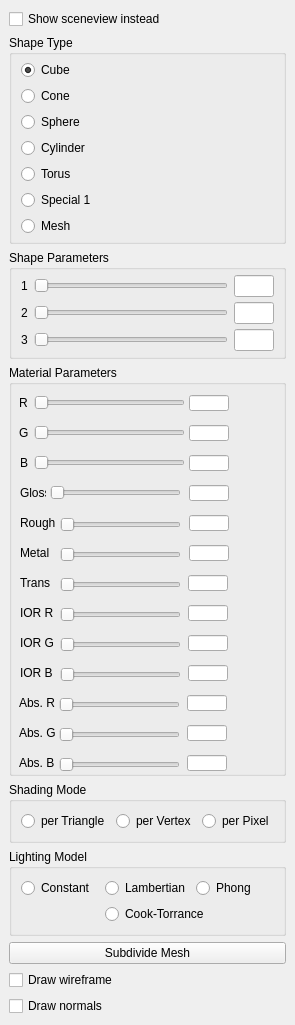
  <widget class="QDockWidget" name="shapesDock">
   <property name="windowTitle">
    <string>Shapes/Scene&amp;view</string>
   </property>
   <attribute name="dockWidgetArea">
    <number>1</number>
   </attribute>
   <widget class="QWidget" name="shapesDockContents">
    <layout class="QVBoxLayout" name="verticalLayout_2">
     <item>
      <widget class="QCheckBox" name="showSceneviewInstead">
       <property name="text">
        <string>Show sceneview instead</string>
       </property>
      </widget>
     </item>
     <item>
      <widget class="QGroupBox" name="shapeType">
       <property name="title">
        <string>Shape Type</string>
       </property>
       <layout class="QVBoxLayout" name="verticalLayout_8">
        <property name="topMargin">
         <number>5</number>
        </property>
        <property name="bottomMargin">
         <number>5</number>
        </property>
        <item>
         <widget class="QRadioButton" name="shapeTypeCube">
          <property name="text">
           <string>Cube</string>
          </property>
          <property name="checked">
           <bool>true</bool>
          </property>
         </widget>
        </item>
        <item>
         <widget class="QRadioButton" name="shapeTypeCone">
          <property name="text">
           <string>Cone</string>
          </property>
         </widget>
        </item>
        <item>
         <widget class="QRadioButton" name="shapeTypeSphere">
          <property name="text">
           <string>Sphere</string>
          </property>
         </widget>
        </item>
        <item>
         <widget class="QRadioButton" name="shapeTypeCylinder">
          <property name="text">
           <string>Cylinder</string>
          </property>
         </widget>
        </item>
        <item>
         <widget class="QRadioButton" name="shapeTypeTorus">
          <property name="text">
           <string>Torus</string>
          </property>
         </widget>
        </item>
        <item>
         <widget class="QRadioButton" name="shapeTypeSpecial1">
          <property name="text">
           <string>Special 1</string>
          </property>
         </widget>
        </item>
        <item>
         <widget class="QRadioButton" name="shapeTypeSpecial2">
          <property name="text">
           <string>Mesh</string>
          </property>
         </widget>
        </item>
       </layout>
      </widget>
     </item>
     <item>
      <widget class="QGroupBox" name="shapeParameters">
       <property name="title">
        <string>Shape Parameters</string>
       </property>
       <layout class="QGridLayout" name="verticalLayout_12">
        <property name="topMargin">
         <number>5</number>
        </property>
        <property name="bottomMargin">
         <number>5</number>
        </property>
        <property name="verticalSpacing">
         <number>5</number>
        </property>
        <item row="0" column="0">
         <widget class="QLabel" name="shapeParameterLabel1">
          <property name="text">
           <string>1</string>
          </property>
         </widget>
        </item>
        <item row="2" column="0">
         <widget class="QLabel" name="shapeParameterLabel2">
          <property name="text">
           <string>2</string>
          </property>
         </widget>
        </item>
        <item row="4" column="0">
         <widget class="QLabel" name="shapeParameterLabel3">
          <property name="text">
           <string>3</string>
          </property>
         </widget>
        </item>
        <item row="0" column="1">
         <widget class="QSlider" name="shapeParameterSlider1">
          <property name="minimumSize">
           <size>
            <width>100</width>
            <height>0</height>
           </size>
          </property>
          <property name="orientation">
           <enum>Qt::Horizontal</enum>
          </property>
         </widget>
        </item>
        <item row="2" column="1">
         <widget class="QSlider" name="shapeParameterSlider2">
          <property name="minimumSize">
           <size>
            <width>100</width>
            <height>0</height>
           </size>
          </property>
          <property name="orientation">
           <enum>Qt::Horizontal</enum>
          </property>
         </widget>
        </item>
        <item row="4" column="1">
         <widget class="QSlider" name="shapeParameterSlider3">
          <property name="minimumSize">
           <size>
            <width>100</width>
            <height>0</height>
           </size>
          </property>
          <property name="orientation">
           <enum>Qt::Horizontal</enum>
          </property>
         </widget>
        </item>
        <item row="0" column="2">
         <widget class="QLineEdit" name="shapeParameterTextbox1">
          <property name="minimumSize">
           <size>
            <width>40</width>
            <height>0</height>
           </size>
          </property>
          <property name="maximumSize">
           <size>
            <width>40</width>
            <height>16777215</height>
           </size>
          </property>
         </widget>
        </item>
        <item row="2" column="2">
         <widget class="QLineEdit" name="shapeParameterTextbox2">
          <property name="minimumSize">
           <size>
            <width>40</width>
            <height>0</height>
           </size>
          </property>
          <property name="maximumSize">
           <size>
            <width>40</width>
            <height>16777215</height>
           </size>
          </property>
         </widget>
        </item>
        <item row="4" column="2">
         <widget class="QLineEdit" name="shapeParameterTextbox3">
          <property name="minimumSize">
           <size>
            <width>40</width>
            <height>0</height>
           </size>
          </property>
          <property name="maximumSize">
           <size>
            <width>40</width>
            <height>16777215</height>
           </size>
          </property>
         </widget>
        </item>
       </layout>
      </widget>
     </item>
     <item>
      <widget class="QGroupBox" name="materialParameters">
       <property name="minimumSize">
        <size>
         <width>196</width>
         <height>411</height>
        </size>
       </property>
       <property name="title">
        <string>Material Parameters</string>
       </property>
       <widget class="QLabel" name="materialParameterLabel1">
        <property name="geometry">
         <rect>
          <x>10</x>
          <y>30</y>
          <width>10</width>
          <height>15</height>
         </rect>
        </property>
        <property name="text">
         <string>R</string>
        </property>
       </widget>
       <widget class="QLabel" name="materialParameterLabel2">
        <property name="geometry">
         <rect>
          <x>10</x>
          <y>60</y>
          <width>16</width>
          <height>16</height>
         </rect>
        </property>
        <property name="text">
         <string>G</string>
        </property>
       </widget>
       <widget class="QLabel" name="materialParameterLabel3">
        <property name="geometry">
         <rect>
          <x>11</x>
          <y>90</y>
          <width>16</width>
          <height>16</height>
         </rect>
        </property>
        <property name="text">
         <string>B</string>
        </property>
       </widget>
       <widget class="QSlider" name="materialParameterSlider1">
        <property name="geometry">
         <rect>
          <x>25</x>
          <y>30</y>
          <width>151</width>
          <height>16</height>
         </rect>
        </property>
        <property name="minimumSize">
         <size>
          <width>100</width>
          <height>0</height>
         </size>
        </property>
        <property name="orientation">
         <enum>Qt::Horizontal</enum>
        </property>
       </widget>
       <widget class="QSlider" name="materialParameterSlider2">
        <property name="geometry">
         <rect>
          <x>25</x>
          <y>60</y>
          <width>151</width>
          <height>16</height>
         </rect>
        </property>
        <property name="minimumSize">
         <size>
          <width>100</width>
          <height>0</height>
         </size>
        </property>
        <property name="orientation">
         <enum>Qt::Horizontal</enum>
        </property>
       </widget>
       <widget class="QSlider" name="materialParameterSlider4">
        <property name="geometry">
         <rect>
          <x>41</x>
          <y>120</y>
          <width>131</width>
          <height>16</height>
         </rect>
        </property>
        <property name="minimumSize">
         <size>
          <width>100</width>
          <height>0</height>
         </size>
        </property>
        <property name="orientation">
         <enum>Qt::Horizontal</enum>
        </property>
       </widget>
       <widget class="QLineEdit" name="materialParameterTextbox1">
        <property name="geometry">
         <rect>
          <x>180</x>
          <y>30</y>
          <width>40</width>
          <height>16</height>
         </rect>
        </property>
        <property name="minimumSize">
         <size>
          <width>40</width>
          <height>0</height>
         </size>
        </property>
        <property name="maximumSize">
         <size>
          <width>40</width>
          <height>16777215</height>
         </size>
        </property>
       </widget>
       <widget class="QLineEdit" name="materialParameterTextbox2">
        <property name="geometry">
         <rect>
          <x>180</x>
          <y>60</y>
          <width>40</width>
          <height>16</height>
         </rect>
        </property>
        <property name="minimumSize">
         <size>
          <width>40</width>
          <height>0</height>
         </size>
        </property>
        <property name="maximumSize">
         <size>
          <width>40</width>
          <height>16777215</height>
         </size>
        </property>
       </widget>
       <widget class="QLineEdit" name="materialParameterTextbox3">
        <property name="geometry">
         <rect>
          <x>180</x>
          <y>90</y>
          <width>40</width>
          <height>16</height>
         </rect>
        </property>
        <property name="minimumSize">
         <size>
          <width>40</width>
          <height>0</height>
         </size>
        </property>
        <property name="maximumSize">
         <size>
          <width>40</width>
          <height>16777215</height>
         </size>
        </property>
       </widget>
       <widget class="QSlider" name="materialParameterSlider3">
        <property name="geometry">
         <rect>
          <x>25</x>
          <y>90</y>
          <width>151</width>
          <height>16</height>
         </rect>
        </property>
        <property name="minimumSize">
         <size>
          <width>100</width>
          <height>0</height>
         </size>
        </property>
        <property name="orientation">
         <enum>Qt::Horizontal</enum>
        </property>
       </widget>
       <widget class="QLineEdit" name="materialParameterTextbox4">
        <property name="geometry">
         <rect>
          <x>180</x>
          <y>120</y>
          <width>40</width>
          <height>16</height>
         </rect>
        </property>
        <property name="minimumSize">
         <size>
          <width>40</width>
          <height>0</height>
         </size>
        </property>
        <property name="maximumSize">
         <size>
          <width>40</width>
          <height>16777215</height>
         </size>
        </property>
       </widget>
       <widget class="QLabel" name="materialParameterLabel4">
        <property name="geometry">
         <rect>
          <x>11</x>
          <y>120</y>
          <width>26</width>
          <height>16</height>
         </rect>
        </property>
        <property name="text">
         <string>Gloss</string>
        </property>
       </widget>
       <widget class="QSlider" name="materialParameterSlider5">
        <property name="geometry">
         <rect>
          <x>51</x>
          <y>150</y>
          <width>121</width>
          <height>20</height>
         </rect>
        </property>
        <property name="minimumSize">
         <size>
          <width>100</width>
          <height>0</height>
         </size>
        </property>
        <property name="orientation">
         <enum>Qt::Horizontal</enum>
        </property>
       </widget>
       <widget class="QLineEdit" name="materialParameterTextbox5">
        <property name="geometry">
         <rect>
          <x>180</x>
          <y>150</y>
          <width>40</width>
          <height>16</height>
         </rect>
        </property>
        <property name="minimumSize">
         <size>
          <width>40</width>
          <height>0</height>
         </size>
        </property>
        <property name="maximumSize">
         <size>
          <width>40</width>
          <height>16777215</height>
         </size>
        </property>
       </widget>
       <widget class="QLabel" name="materialParameterLabel5">
        <property name="geometry">
         <rect>
          <x>11</x>
          <y>150</y>
          <width>41</width>
          <height>16</height>
         </rect>
        </property>
        <property name="text">
         <string>Rough</string>
        </property>
       </widget>
       <widget class="QSlider" name="materialParameterSlider6">
        <property name="geometry">
         <rect>
          <x>51</x>
          <y>180</y>
          <width>121</width>
          <height>20</height>
         </rect>
        </property>
        <property name="minimumSize">
         <size>
          <width>100</width>
          <height>0</height>
         </size>
        </property>
        <property name="orientation">
         <enum>Qt::Horizontal</enum>
        </property>
       </widget>
       <widget class="QLabel" name="materialParameterLabel6">
        <property name="geometry">
         <rect>
          <x>11</x>
          <y>180</y>
          <width>41</width>
          <height>16</height>
         </rect>
        </property>
        <property name="text">
         <string>Metal</string>
        </property>
       </widget>
       <widget class="QLineEdit" name="materialParameterTextbox6">
        <property name="geometry">
         <rect>
          <x>180</x>
          <y>180</y>
          <width>40</width>
          <height>16</height>
         </rect>
        </property>
        <property name="minimumSize">
         <size>
          <width>40</width>
          <height>0</height>
         </size>
        </property>
        <property name="maximumSize">
         <size>
          <width>40</width>
          <height>16777215</height>
         </size>
        </property>
       </widget>
       <widget class="QLabel" name="materialParameterLabel7">
        <property name="geometry">
         <rect>
          <x>11</x>
          <y>210</y>
          <width>41</width>
          <height>16</height>
         </rect>
        </property>
        <property name="text">
         <string>Trans</string>
        </property>
       </widget>
       <widget class="QLineEdit" name="materialParameterTextbox7">
        <property name="geometry">
         <rect>
          <x>179</x>
          <y>210</y>
          <width>40</width>
          <height>16</height>
         </rect>
        </property>
        <property name="minimumSize">
         <size>
          <width>40</width>
          <height>0</height>
         </size>
        </property>
        <property name="maximumSize">
         <size>
          <width>40</width>
          <height>16777215</height>
         </size>
        </property>
       </widget>
       <widget class="QSlider" name="materialParameterSlider7">
        <property name="geometry">
         <rect>
          <x>51</x>
          <y>210</y>
          <width>121</width>
          <height>20</height>
         </rect>
        </property>
        <property name="minimumSize">
         <size>
          <width>100</width>
          <height>0</height>
         </size>
        </property>
        <property name="orientation">
         <enum>Qt::Horizontal</enum>
        </property>
       </widget>
       <widget class="QSlider" name="materialParameterSlider8">
        <property name="geometry">
         <rect>
          <x>51</x>
          <y>240</y>
          <width>121</width>
          <height>20</height>
         </rect>
        </property>
        <property name="minimumSize">
         <size>
          <width>100</width>
          <height>0</height>
         </size>
        </property>
        <property name="orientation">
         <enum>Qt::Horizontal</enum>
        </property>
       </widget>
       <widget class="QLineEdit" name="materialParameterTextbox8">
        <property name="geometry">
         <rect>
          <x>179</x>
          <y>240</y>
          <width>40</width>
          <height>16</height>
         </rect>
        </property>
        <property name="minimumSize">
         <size>
          <width>40</width>
          <height>0</height>
         </size>
        </property>
        <property name="maximumSize">
         <size>
          <width>40</width>
          <height>16777215</height>
         </size>
        </property>
       </widget>
       <widget class="QLabel" name="materialParameterLabel8">
        <property name="geometry">
         <rect>
          <x>11</x>
          <y>240</y>
          <width>41</width>
          <height>16</height>
         </rect>
        </property>
        <property name="text">
         <string>IOR R</string>
        </property>
       </widget>
       <widget class="QSlider" name="materialParameterSlider9">
        <property name="geometry">
         <rect>
          <x>51</x>
          <y>270</y>
          <width>121</width>
          <height>20</height>
         </rect>
        </property>
        <property name="minimumSize">
         <size>
          <width>100</width>
          <height>0</height>
         </size>
        </property>
        <property name="orientation">
         <enum>Qt::Horizontal</enum>
        </property>
       </widget>
       <widget class="QLineEdit" name="materialParameterTextbox9">
        <property name="geometry">
         <rect>
          <x>179</x>
          <y>270</y>
          <width>40</width>
          <height>16</height>
         </rect>
        </property>
        <property name="minimumSize">
         <size>
          <width>40</width>
          <height>0</height>
         </size>
        </property>
        <property name="maximumSize">
         <size>
          <width>40</width>
          <height>16777215</height>
         </size>
        </property>
       </widget>
       <widget class="QLabel" name="materialParameterLabel9">
        <property name="geometry">
         <rect>
          <x>11</x>
          <y>270</y>
          <width>41</width>
          <height>16</height>
         </rect>
        </property>
        <property name="text">
         <string>IOR G</string>
        </property>
       </widget>
       <widget class="QLineEdit" name="materialParameterTextbox10">
        <property name="geometry">
         <rect>
          <x>179</x>
          <y>300</y>
          <width>40</width>
          <height>16</height>
         </rect>
        </property>
        <property name="minimumSize">
         <size>
          <width>40</width>
          <height>0</height>
         </size>
        </property>
        <property name="maximumSize">
         <size>
          <width>40</width>
          <height>16777215</height>
         </size>
        </property>
       </widget>
       <widget class="QSlider" name="materialParameterSlider10">
        <property name="geometry">
         <rect>
          <x>51</x>
          <y>300</y>
          <width>121</width>
          <height>20</height>
         </rect>
        </property>
        <property name="minimumSize">
         <size>
          <width>100</width>
          <height>0</height>
         </size>
        </property>
        <property name="orientation">
         <enum>Qt::Horizontal</enum>
        </property>
       </widget>
       <widget class="QLabel" name="materialParameterLabel10">
        <property name="geometry">
         <rect>
          <x>11</x>
          <y>300</y>
          <width>41</width>
          <height>16</height>
         </rect>
        </property>
        <property name="text">
         <string>IOR B</string>
        </property>
       </widget>
       <widget class="QLineEdit" name="materialParameterTextbox13">
        <property name="geometry">
         <rect>
          <x>178</x>
          <y>390</y>
          <width>40</width>
          <height>16</height>
         </rect>
        </property>
        <property name="minimumSize">
         <size>
          <width>40</width>
          <height>0</height>
         </size>
        </property>
        <property name="maximumSize">
         <size>
          <width>40</width>
          <height>16777215</height>
         </size>
        </property>
       </widget>
       <widget class="QSlider" name="materialParameterSlider13">
        <property name="geometry">
         <rect>
          <x>50</x>
          <y>390</y>
          <width>121</width>
          <height>20</height>
         </rect>
        </property>
        <property name="minimumSize">
         <size>
          <width>100</width>
          <height>0</height>
         </size>
        </property>
        <property name="orientation">
         <enum>Qt::Horizontal</enum>
        </property>
       </widget>
       <widget class="QLabel" name="materialParameterLabel13">
        <property name="geometry">
         <rect>
          <x>10</x>
          <y>390</y>
          <width>41</width>
          <height>16</height>
         </rect>
        </property>
        <property name="text">
         <string>Abs. B</string>
        </property>
       </widget>
       <widget class="QLineEdit" name="materialParameterTextbox11">
        <property name="geometry">
         <rect>
          <x>178</x>
          <y>330</y>
          <width>40</width>
          <height>16</height>
         </rect>
        </property>
        <property name="minimumSize">
         <size>
          <width>40</width>
          <height>0</height>
         </size>
        </property>
        <property name="maximumSize">
         <size>
          <width>40</width>
          <height>16777215</height>
         </size>
        </property>
       </widget>
       <widget class="QSlider" name="materialParameterSlider11">
        <property name="geometry">
         <rect>
          <x>50</x>
          <y>330</y>
          <width>121</width>
          <height>20</height>
         </rect>
        </property>
        <property name="minimumSize">
         <size>
          <width>100</width>
          <height>0</height>
         </size>
        </property>
        <property name="orientation">
         <enum>Qt::Horizontal</enum>
        </property>
       </widget>
       <widget class="QLineEdit" name="materialParameterTextbox12">
        <property name="geometry">
         <rect>
          <x>178</x>
          <y>360</y>
          <width>40</width>
          <height>16</height>
         </rect>
        </property>
        <property name="minimumSize">
         <size>
          <width>40</width>
          <height>0</height>
         </size>
        </property>
        <property name="maximumSize">
         <size>
          <width>40</width>
          <height>16777215</height>
         </size>
        </property>
       </widget>
       <widget class="QLabel" name="materialParameterLabel11">
        <property name="geometry">
         <rect>
          <x>10</x>
          <y>330</y>
          <width>41</width>
          <height>16</height>
         </rect>
        </property>
        <property name="text">
         <string>Abs. R</string>
        </property>
       </widget>
       <widget class="QSlider" name="materialParameterSlider12">
        <property name="geometry">
         <rect>
          <x>50</x>
          <y>360</y>
          <width>121</width>
          <height>20</height>
         </rect>
        </property>
        <property name="minimumSize">
         <size>
          <width>100</width>
          <height>0</height>
         </size>
        </property>
        <property name="orientation">
         <enum>Qt::Horizontal</enum>
        </property>
       </widget>
       <widget class="QLabel" name="materialParameterLabel12">
        <property name="geometry">
         <rect>
          <x>10</x>
          <y>360</y>
          <width>41</width>
          <height>16</height>
         </rect>
        </property>
        <property name="text">
         <string>Abs. G</string>
        </property>
       </widget>
      </widget>
     </item>
     <item>
      <widget class="QGroupBox" name="shadingMode">
       <property name="maximumSize">
        <size>
         <width>16777215</width>
         <height>61</height>
        </size>
       </property>
       <property name="title">
        <string>Shading Mode</string>
       </property>
       <layout class="QHBoxLayout" name="horizontalLayout_3">
        <item>
         <widget class="QRadioButton" name="shadingTypeTriangle">
          <property name="text">
           <string>per Triangle</string>
          </property>
         </widget>
        </item>
        <item>
         <widget class="QRadioButton" name="shadingTypeVertex">
          <property name="text">
           <string>per Vertex</string>
          </property>
         </widget>
        </item>
        <item>
         <widget class="QRadioButton" name="shadingTypePixel">
          <property name="text">
           <string>per Pixel</string>
          </property>
         </widget>
        </item>
       </layout>
      </widget>
     </item>
     <item>
      <widget class="QGroupBox" name="lightingModel">
       <property name="minimumSize">
        <size>
         <width>100</width>
         <height>0</height>
        </size>
       </property>
       <property name="title">
        <string>Lighting Model</string>
       </property>
       <layout class="QGridLayout" name="gridLayout_2">
        <item row="0" column="0">
         <widget class="QRadioButton" name="lightingTypeConstant">
          <property name="text">
           <string>Constant</string>
          </property>
         </widget>
        </item>
        <item row="0" column="1">
         <widget class="QRadioButton" name="lightingTypeLambertian">
          <property name="text">
           <string>Lambertian</string>
          </property>
         </widget>
        </item>
        <item row="0" column="2">
         <widget class="QRadioButton" name="lightingTypePhong">
          <property name="text">
           <string>Phong</string>
          </property>
         </widget>
        </item>
        <item row="1" column="1" colspan="2">
         <widget class="QRadioButton" name="lightingTypeCT">
          <property name="text">
           <string>Cook-Torrance</string>
          </property>
         </widget>
        </item>
       </layout>
      </widget>
     </item>
     <item>
      <widget class="QPushButton" name="subdivideButton">
       <property name="text">
        <string>Subdivide Mesh</string>
       </property>
      </widget>
     </item>
     <item>
      <widget class="QCheckBox" name="drawWireframeCheckbox">
       <property name="text">
        <string>Draw wireframe</string>
       </property>
      </widget>
     </item>
     <item>
      <widget class="QCheckBox" name="drawNormalsCheckbox">
       <property name="text">
        <string>Draw normals</string>
       </property>
      </widget>
     </item>
    </layout>
   </widget>
  </widget>
